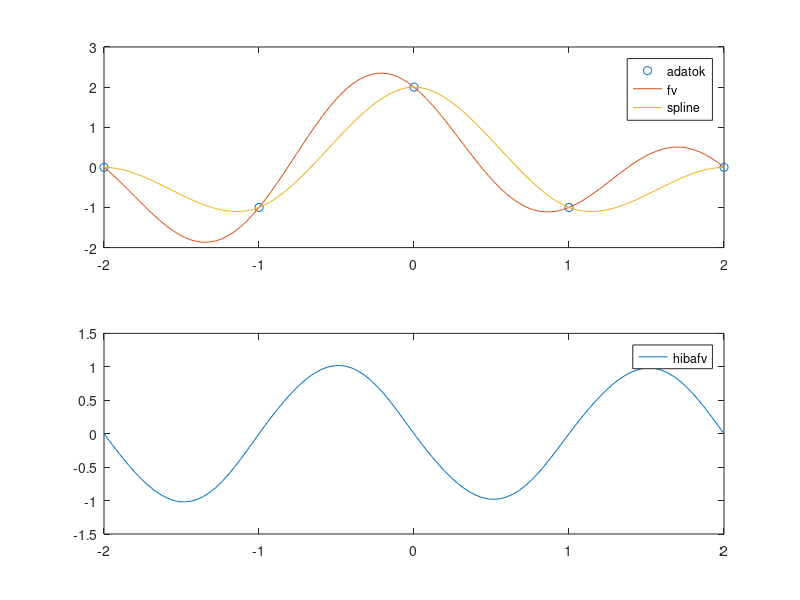

Here is the MATLAB script that generated this plot:
% Írja fel az f(x) = cos(pi/2*x) + cos(pi*x) - sin(pi*x) függvényt 
% a -2, -1, 0, 1, 2 alappontokon interpoláló periodikus peremfeltételű
% harmadfokú spline-t! (Javasolt globális bázisban)


% Megoldás:
%
%      xi | -2 | -1 | 0 |  1 | 2
%   f(xi) | 0  | -1 | 2 | -1 | 0
%
% n = 4, l = 3 => n + l = 7 (dim)
%
% p(x) = a*x^3 + b*x^2 + c*x + d
%
% S3(x) = a*x^3 + b*x^2 + c*x + d + ß1*(x+1)^3+ + ß2*(x-0)^3+ + ß3*(x-1)^3+
% S3'(x) = 3*a*x^2 + 2*b*x + c + 3*ß1*(x+1)^2+ + 3*ß2*(x-0)^2+ + 3*ß3*(x-1)^2+
% S3"(x) = 6*a*x + 2*b + 6*ß1*(x+1)+ + 6*ß2(x-0)+ + 6*ß3*(x-1)+
%---------------------------------------------------------------------------------
% S3(-2) = -8a + 4*b - 2*c + d = 0
% S3(-1) = -a + b - c + d = -1
% S3(0) = d + ß1 = 2
% S3(1) = a + b + c + d + 8*ß1 + ß2 = -1
% S3(2) = 8*a + 4*b + 2*c + d + 27*ß1 + 8*ß2 + ß3 = 0
% S3'(-2) = 12*a - 4*b + c = 12*a + 4*b + c + 27*ß1 + 12*ß2 + 3*ß3 = S3'(2)
% => 8*b + 27*ß1 + 12*ß2 + 3*ß3 = 0
% S3"(-2) = -12*a + 2*b = 12*a + 2*b + 18*ß1 + 12*ß2 + 6*ß3 = S3"(2)
% => 24*a + 18*ß1 + 12*ß2 + 6*ß3 = 0
%
% (periodikus peremfeltétel : S3'(-2) = S3'(2), S3"(-2) = S3"(2) )


x = [-2, -1, 0, 1, 2];
y = [0, -1, 2, -1, 0];

A = [-8, 4, -2, 1, 0, 0, 0;
     -1, 1, -1, 1, 0, 0, 0;
     0, 0, 0, 1, 1, 0, 0;
     1, 1, 1, 1, 8, 1, 0;
     8, 4, 2, 1, 27, 8, 1;
     0, 8, 0, 0, 27, 12, 3;
     24, 0, 0, 0, 18, 12, 6;];

b = [0, -1, 2, -1, 0, 0, 0]';

c = A\b;
p = c(1:4);
xx = linspace(-2,2,101);
pp = polyval(p,xx);
s1 = max(0,xx+1).^3;
s2 = max(0,xx-0).^3;
s3 = max(0,xx-1).^3;
ss = pp + c(5)*s1 + c(6)*s2 + c(7)*s3;

yy = cos(pi/2*xx) + cos(pi*xx) - sin(pi*xx);

subplot(2,1,1)
plot(x,y,'o',xx,yy,xx,ss);
legend('adatok','fv', 'spline')

hh = yy - ss;
hiba = norm(hh, "inf");
disp(hiba)

subplot(2,1,2)
plot(xx,hh)
legend('hibafv')
